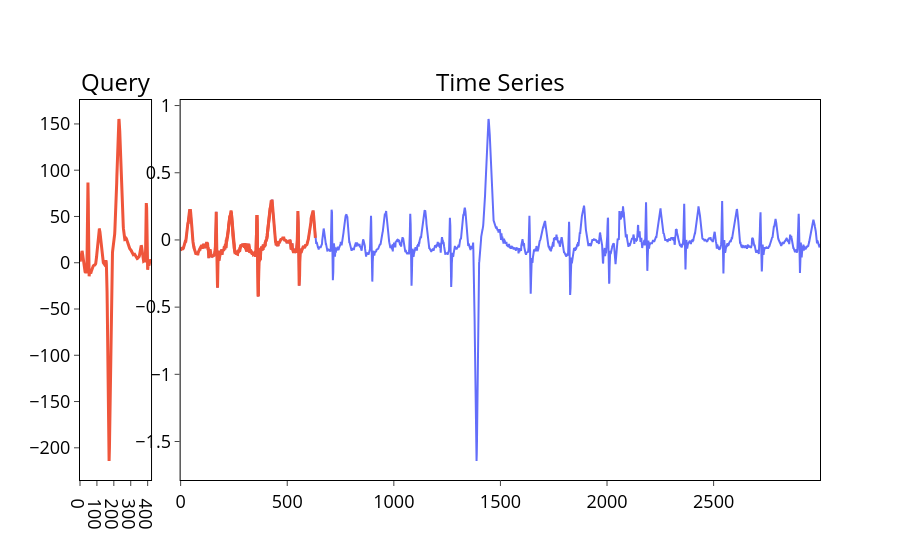

Notebook cell for this chart:
### Markdown cell above
Напишите функцию `plot_bestmatch_results()` в модуле *plots.py* для визуализации найденных $topK$ похожих подпоследовательностей временного ряда на образец поиска. За основу возьмите функцию `plot_bestmatch_data()` и добавьте отображение найденных подпоследовательностей, выделив их тем же цветом, что и образец поиска.

### Code cell
plot_bestmatch_results(ts, query, naive_bestmatch_results)

### Figure 1 — Plotly figure (JSON) as saved in the notebook; plotly's stock layout.template omitted (floating-point values rounded to 4 significant figures; data arrays with more than 128 entries replaced by an {"elided": "..."} marker saying what was removed)
{"data": [{"line": {"color": "#EF553B", "width": 3}, "type": "scatter", "x": {"elided": "421 int values"}, "xaxis": "x", "y": {"elided": "421 float values"}, "yaxis": "y"}, {"line": {"color": "#636EFA", "width": 2}, "name": "Time Series", "type": "scatter", "x": {"elided": "3000 int values"}, "xaxis": "x2", "y": {"elided": "3000 float values"}, "yaxis": "y2"}, {"line": {"color": "#EF553B", "width": 3}, "name": "Match @ 0", "type": "scatter", "x": {"elided": "421 int values"}, "xaxis": "x2", "y": {"elided": "421 float values"}, "yaxis": "y2"}, {"line": {"color": "#EF553B", "width": 3}, "name": "Match @ 212", "type": "scatter", "x": {"elided": "421 int values"}, "xaxis": "x2", "y": {"elided": "421 float values"}, "yaxis": "y2"}], "layout": {"annotations": [{"font": {"color": "black", "size": 24}, "showarrow": false, "text": "Query", "x": 0.048, "xanchor": "center", "xref": "paper", "y": 1, "yanchor": "bottom", "yref": "paper"}, {"font": {"color": "black", "size": 24}, "showarrow": false, "text": "Time Series", "x": 0.568, "xanchor": "center", "xref": "paper", "y": 1, "yanchor": "bottom", "yref": "paper"}], "autosize": true, "paper_bgcolor": "rgba(0, 0, 0, 0)", "plot_bgcolor": "rgba(0, 0, 0, 0)", "showlegend": false, "title": {"x": 0.5}, "xaxis": {"anchor": "y", "autorange": true, "domain": [0, 0.096], "linecolor": "#000", "linewidth": 1, "mirror": true, "range": [0, 420], "showgrid": false, "tickfont": {"color": "black", "size": 18}, "ticks": "outside", "tickwidth": 1, "type": "linear"}, "xaxis2": {"anchor": "y2", "autorange": true, "domain": [0.136, 1], "linecolor": "#000", "linewidth": 1, "mirror": true, "range": [0, 2999], "showgrid": false, "tickfont": {"color": "black", "size": 18}, "ticks": "outside", "tickwidth": 1, "type": "linear"}, "yaxis": {"anchor": "x", "autorange": true, "domain": [0, 1], "linecolor": "#000", "linewidth": 1, "mirror": true, "range": [-234.8, 175.9], "showgrid": false, "tickfont": {"color": "black", "size": 18}, "ticks": "outside", "tickwidth": 1, "type": "linear", "zeroline": false}, "yaxis2": {"anchor": "x2", "autorange": true, "domain": [0, 1], "linecolor": "#000", "linewidth": 1, "mirror": true, "range": [-1.786, 1.041], "showgrid": false, "tickfont": {"color": "black", "size": 18}, "ticks": "outside", "tickwidth": 1, "type": "linear", "zeroline": false}}}
